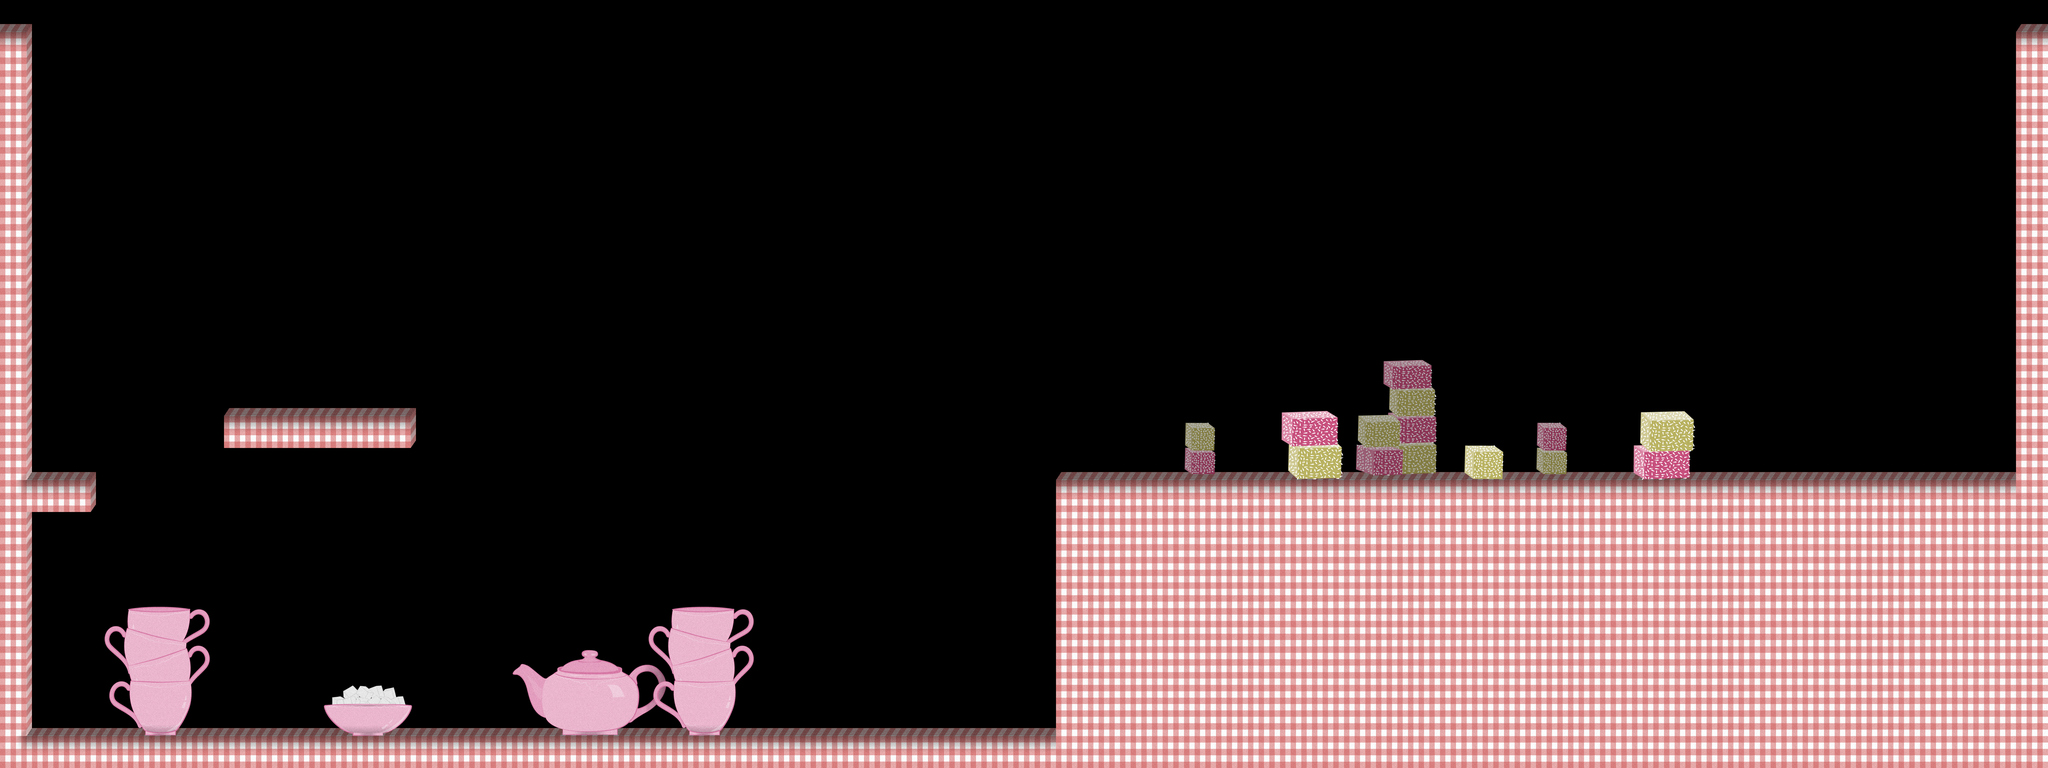

A 2D game scene composited from a Tiled map and its tileset images. What follows is a short description and the map's XML, with each tile layer's data collapsed to a summary:
An orthogonal 64x24 tile map with 128x128 px tiles, 1 tile layer (Tile Layer 1) and 5 objects (2x grower, player_spawn, door, shrinker).

<map version="1.0" orientation="orthogonal" width="64" height="24" tilewidth="128" tileheight="128">
 <properties>
  <property name="bgm" value="ost/teaparty.ogg" />
  <property name="parallax1" value="Background_TeaParty_Layer1.png" />
  <property name="parallax2" value="Background_TeaParty_Layer2.png" />
  <property name="parallax3" value="Background_TeaParty_Layer3.png" />
 </properties>
 <tileset firstgid="1" name="TeaParty3" tilewidth="128" tileheight="128">
  <image source="TeaParty3.png" width="2048" height="2048" />
  <tile id="16">
   <properties>
    <property name="solid" value="true" />
   </properties>
  </tile>
  <tile id="17">
   <properties>
    <property name="solid" value="true" />
   </properties>
  </tile>
  <tile id="18">
   <properties>
    <property name="solid" value="true" />
   </properties>
  </tile>
  <tile id="20">
   <properties>
    <property name="solid" value="true" />
   </properties>
  </tile>
  <tile id="21">
   <properties>
    <property name="solid" value="true" />
   </properties>
  </tile>
  <tile id="23">
   <properties>
    <property name="solid" value="true" />
   </properties>
  </tile>
  <tile id="24">
   <properties>
    <property name="solid" value="true" />
   </properties>
  </tile>
  <tile id="25">
   <properties>
    <property name="solid" value="true" />
   </properties>
  </tile>
  <tile id="32">
   <properties>
    <property name="solid" value="true" />
   </properties>
  </tile>
  <tile id="33">
   <properties>
    <property name="solid" value="true" />
   </properties>
  </tile>
  <tile id="34">
   <properties>
    <property name="solid" value="true" />
   </properties>
  </tile>
  <tile id="36">
   <properties>
    <property name="solid" value="true" />
   </properties>
  </tile>
  <tile id="37">
   <properties>
    <property name="solid" value="true" />
   </properties>
  </tile>
  <tile id="55">
   <properties>
    <property name="solid" value="true" />
   </properties>
  </tile>
  <tile id="56">
   <properties>
    <property name="solid" value="true" />
   </properties>
  </tile>
  <tile id="57">
   <properties>
    <property name="solid" value="true" />
   </properties>
  </tile>
  <tile id="58">
   <properties>
    <property name="solid" value="true" />
   </properties>
  </tile>
  <tile id="59">
   <properties>
    <property name="solid" value="true" />
   </properties>
  </tile>
  <tile id="64">
   <properties>
    <property name="solid" value="true" />
   </properties>
  </tile>
  <tile id="65">
   <properties>
    <property name="solid" value="true" />
   </properties>
  </tile>
  <tile id="66">
   <properties>
    <property name="solid" value="true" />
   </properties>
  </tile>
  <tile id="67">
   <properties>
    <property name="solid" value="true" />
   </properties>
  </tile>
  <tile id="68">
   <properties>
    <property name="solid" value="true" />
   </properties>
  </tile>
  <tile id="69">
   <properties>
    <property name="solid" value="true" />
   </properties>
  </tile>
  <tile id="71">
   <properties>
    <property name="solid" value="true" />
   </properties>
  </tile>
  <tile id="72">
   <properties>
    <property name="solid" value="true" />
   </properties>
  </tile>
  <tile id="73">
   <properties>
    <property name="solid" value="true" />
   </properties>
  </tile>
  <tile id="80">
   <properties>
    <property name="solid" value="true" />
   </properties>
  </tile>
  <tile id="81">
   <properties>
    <property name="solid" value="true" />
   </properties>
  </tile>
  <tile id="82">
   <properties>
    <property name="solid" value="true" />
   </properties>
  </tile>
  <tile id="83">
   <properties>
    <property name="solid" value="true" />
   </properties>
  </tile>
  <tile id="84">
   <properties>
    <property name="solid" value="true" />
   </properties>
  </tile>
  <tile id="85">
   <properties>
    <property name="solid" value="true" />
   </properties>
  </tile>
  <tile id="104">
   <properties>
    <property name="solid" value="true" />
   </properties>
  </tile>
  <tile id="105">
   <properties>
    <property name="solid" value="true" />
   </properties>
  </tile>
  <tile id="113">
   <properties>
    <property name="solid" value="true" />
   </properties>
  </tile>
  <tile id="115">
   <properties>
    <property name="solid" value="true" />
   </properties>
  </tile>
  <tile id="120">
   <properties>
    <property name="solid" value="true" />
   </properties>
  </tile>
  <tile id="121">
   <properties>
    <property name="solid" value="true" />
   </properties>
  </tile>
  <tile id="145">
   <properties>
    <property name="solid" value="true" />
   </properties>
  </tile>
  <tile id="147">
   <properties>
    <property name="solid" value="true" />
   </properties>
  </tile>
  <tile id="152">
   <properties>
    <property name="solid" value="true" />
   </properties>
  </tile>
  <tile id="153">
   <properties>
    <property name="solid" value="true" />
   </properties>
  </tile>
  <tile id="161">
   <properties>
    <property name="solid" value="true" />
   </properties>
  </tile>
  <tile id="163">
   <properties>
    <property name="solid" value="true" />
   </properties>
  </tile>
  <tile id="168">
   <properties>
    <property name="solid" value="true" />
   </properties>
  </tile>
  <tile id="169">
   <properties>
    <property name="solid" value="true" />
   </properties>
  </tile>
  <tile id="184">
   <properties>
    <property name="solid" value="true" />
   </properties>
  </tile>
  <tile id="185">
   <properties>
    <property name="solid" value="true" />
   </properties>
  </tile>
  <tile id="194">
   <properties>
    <property name="solid" value="true" />
   </properties>
  </tile>
  <tile id="195">
   <properties>
    <property name="solid" value="true" />
   </properties>
  </tile>
  <tile id="200">
   <properties>
    <property name="solid" value="true" />
   </properties>
  </tile>
  <tile id="201">
   <properties>
    <property name="solid" value="true" />
   </properties>
  </tile>
  <tile id="210">
   <properties>
    <property name="solid" value="true" />
   </properties>
  </tile>
  <tile id="211">
   <properties>
    <property name="solid" value="true" />
   </properties>
  </tile>
  <tile id="224">
   <properties>
    <property name="solid" value="true" />
   </properties>
  </tile>
  <tile id="225">
   <properties>
    <property name="solid" value="true" />
   </properties>
  </tile>
  <tile id="226">
   <properties>
    <property name="solid" value="true" />
   </properties>
  </tile>
  <tile id="227">
   <properties>
    <property name="solid" value="true" />
   </properties>
  </tile>
  <tile id="232">
   <properties>
    <property name="solid" value="true" />
   </properties>
  </tile>
  <tile id="233">
   <properties>
    <property name="solid" value="true" />
   </properties>
  </tile>
  <tile id="234">
   <properties>
    <property name="solid" value="true" />
   </properties>
  </tile>
  <tile id="240">
   <properties>
    <property name="solid" value="true" />
   </properties>
  </tile>
  <tile id="241">
   <properties>
    <property name="solid" value="true" />
   </properties>
  </tile>
  <tile id="242">
   <properties>
    <property name="solid" value="true" />
   </properties>
  </tile>
  <tile id="243">
   <properties>
    <property name="solid" value="true" />
   </properties>
  </tile>
  <tile id="248">
   <properties>
    <property name="solid" value="true" />
   </properties>
  </tile>
  <tile id="249">
   <properties>
    <property name="solid" value="true" />
   </properties>
  </tile>
  <tile id="250">
   <properties>
    <property name="solid" value="true" />
   </properties>
  </tile>
 </tileset>
 <layer name="Tile Layer 1" width="64" height="24">
  <data>[1536 cells, 492 non-empty, 85 distinct tile ids]</data>
 </layer>
 <objectgroup name="Object Layer 1" width="64" height="24">
  <object type="player_spawn" x="1024" y="2816" width="128" height="128" />
  <object type="grower" x="3456" y="2816" width="128" height="128" />
  <object type="grower" x="1408" y="1536" width="128" height="128" />
  <object type="door" x="7168" y="1664" width="256" height="256" />
  <object type="shrinker" x="7680" y="1792" width="128" height="128" />
 </objectgroup>
</map>
